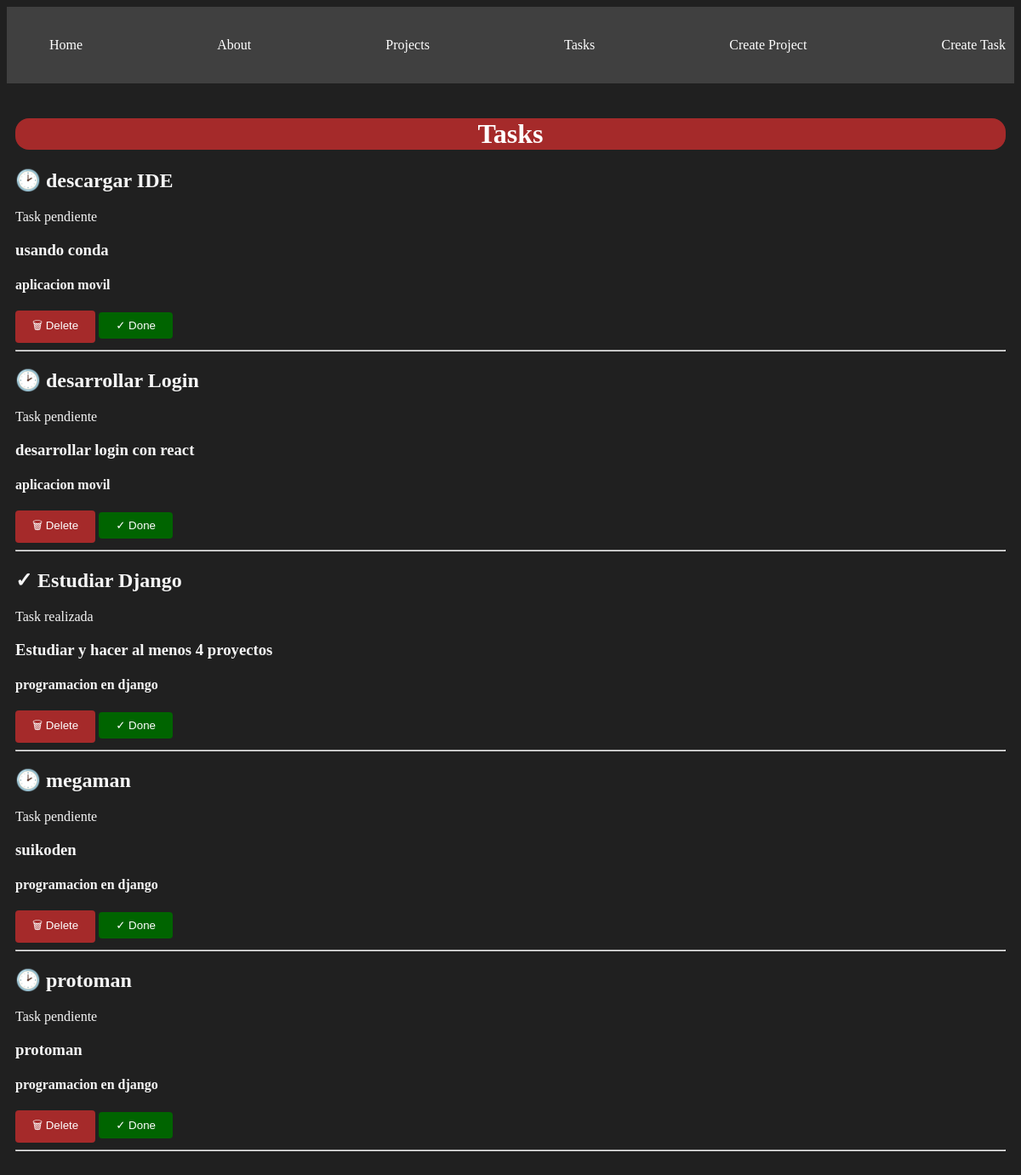
/tasks/, run on the app's committed database.
### myapp/models.py (models this page shows, shortened)
class Task(models.Model):
    title = models.CharField(max_length=200)
    description = models.TextField()
    project = models.ForeignKey(Project,on_delete=models.CASCADE)
    done = models.BooleanField(default=False)

class Project(models.Model):
    name = models.CharField(max_length=200)
    def __str__(self):
        return self.name

### myapp/views.py (the view)
# urls.py: path('tasks/',views.tasks , name="tasks"),
def tasks(request):
    tasks = Task.objects.all()
    return render(request,'tasks/tasks.html', {
        'tasks' : tasks
    })

### myapp/templates/tasks/tasks.html
{% extends 'layouts/base.html' %}
{% block content%}
<h1
style="
    background-color: brown;
    text-align: center;
    border-radius: 1rem;
    color:white;
    ">Tasks</h1>
{% for task in tasks %}
<h2>{% if task.done == False %}🕑{% else %}✓{% endif %} {{task.title}}</h1>
{% if task.done == False %}
    <p>Task pendiente</p>
{% else %}
    <p>Task realizada</p>
{% endif %}
<h3>{{task.description}}</h2>
<h4>{{task.project}}</h3>
<button
    style="
        padding: 8px 20px;
        background-color: brown;
        color:white;
        border-radius: 4px;
        border: none;
        ">🗑 Delete</button>
<button
    style="
        padding: 8px 20px;
        background-color:darkgreen;
        color:white;
        border-radius: 4px;
        border: none;
        ">✓ Done</button>
<hr>
{% endfor %}
{% endblock %}

### myapp/templates/layouts/base.html (shortened to what this page needs)
{% load static %}
<!DOCTYPE html>
<html lang="en">
<head>
    <link rel="stylesheet" href="{% static 'styles/main.css' %}">
</head>
<body>
    <nav class="navbar container">
        <ul>
            <li>
                <a href="{% url 'index' %}">Home</a>
            </li>
            <li>
                <a href="{% url 'about' %}">About</a>
            </li>
            <li>
                <a href="{% url 'projects' %}">Projects</a>
            </li>
            <li>
                <a href="{% url 'tasks' %}">Tasks</a>
            </li>
            <li>
                <a href="{% url 'create_project' %}">Create Project</a>
            </li>
            <li>
                <a href="{% url 'create_task' %}">Create Task</a>
            </li>
        </ul>
    </nav>
    <div class="container">
        {% block content %}
        {% endblock %}
    </div>
</body>
</html>

### myapp/static/styles/main.css (style rules this page uses)
body { background-color: #202020; color: whitesmoke }
.navbar { background-color: #404040; padding: 5px 0; }
.navbar ul { display: flex; justify-content: space-between; }
.navbar ul li { list-style: none; }
.navbar ul li a { color: white; }
.navbar a { text-decoration: none; }
.container { max-width: 1200px; margin: auto; padding: 20px 10px; }

### data on the page
Task: title "descargar IDE", done "Task pendiente", description "usando conda", project "aplicacion movil"
Task: title "desarrollar Login", done "Task pendiente", description "desarrollar login con react", project "aplicacion movil"
Task: title "Estudiar Django", done "Task realizada", description "Estudiar y hacer al menos 4 proyectos", project "programacion en django"
Task: title "megaman", done "Task pendiente", description "suikoden", project "programacion en django"
Task: title "protoman", done "Task pendiente", description "protoman", project "programacion en django"
